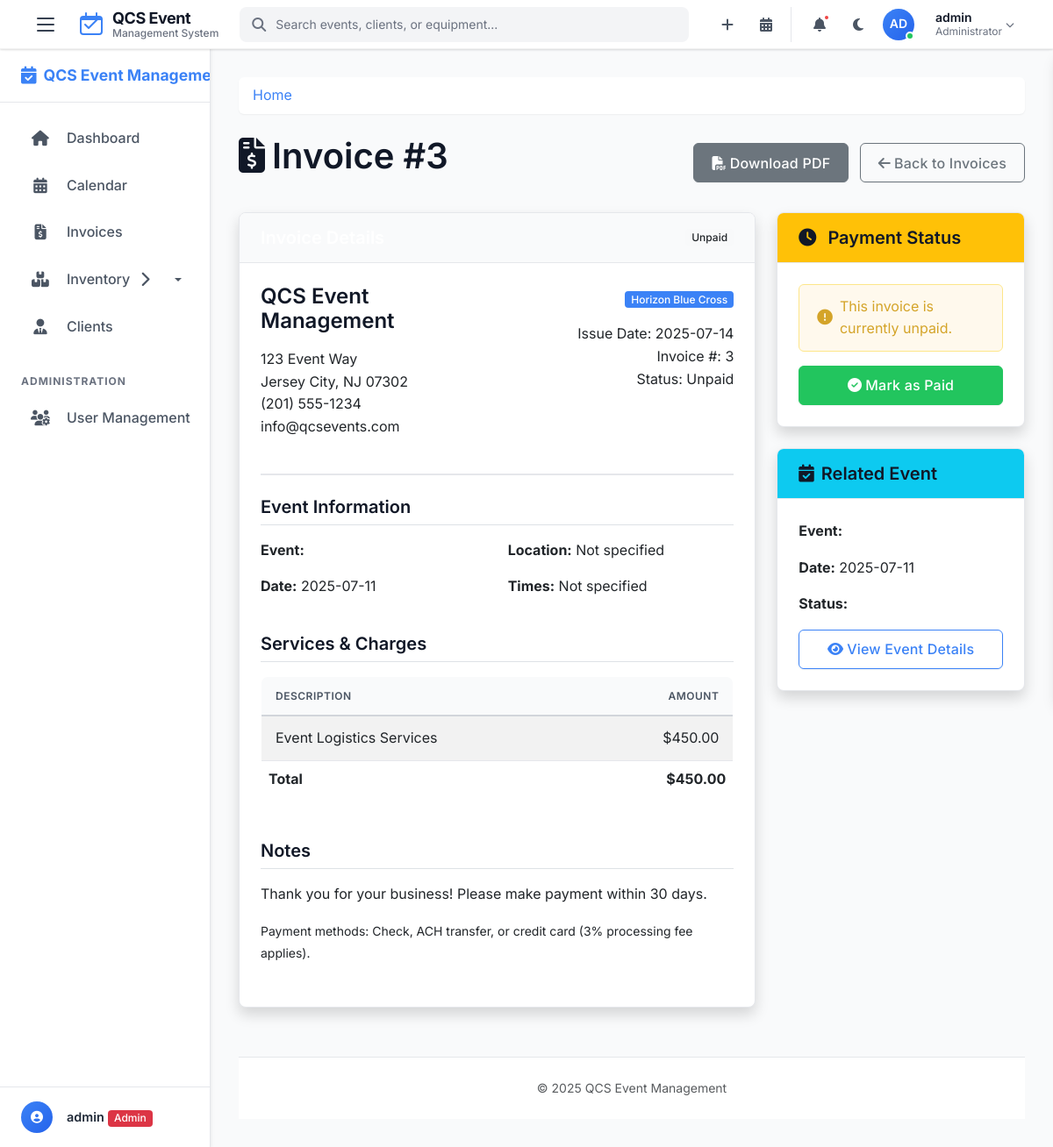
The page /invoices/3 (signed in) on the database its author committed.
### tables this page shows
CREATE TABLE invoices (
    id INTEGER PRIMARY KEY AUTOINCREMENT,
    event_id INTEGER,
    client_id INTEGER,
    amount REAL,
    issue_date TEXT NOT NULL DEFAULT (datetime('now')),
    due_date TEXT,
    status TEXT DEFAULT 'unpaid' CHECK(status IN ('unpaid', 'partial', 'paid', 'overdue')),
    notes TEXT,
    created_by INTEGER,
    last_updated TEXT,
    last_updated_by INTEGER,
    FOREIGN KEY (event_id) REFERENCES events(event_id),
    FOREIGN KEY (client_id) REFERENCES clients(id),
    FOREIGN KEY (created_by) REFERENCES users(id),
    FOREIGN KEY (last_updated_by) REFERENCES users(id)
);

CREATE TABLE clients (
    id INTEGER PRIMARY KEY AUTOINCREMENT,
    name TEXT NOT NULL,
    color TEXT NOT NULL,
    contact_person TEXT,
    phone TEXT,
    email TEXT,
    address TEXT,
    city TEXT,
    state TEXT,
    zip TEXT,
    notes TEXT,
    preferences TEXT,
    created_at TEXT NOT NULL DEFAULT (datetime('now')),
    created_by INTEGER,
    FOREIGN KEY (created_by) REFERENCES users(id)
);

CREATE TABLE events (
    event_id INTEGER PRIMARY KEY AUTOINCREMENT,
    event_name TEXT NOT NULL,
    client_id INTEGER,
    category_id INTEGER,
    template_id INTEGER,
    ics_uid TEXT UNIQUE,  -- Unique identifier for ICS events
    event_date TEXT,  -- Store as YYYY-MM-DD
    end_date TEXT,    -- For multi-day events
    drop_off_time TEXT,      -- Store as HH:MM:SS
    pickup_time TEXT,
    is_all_day INTEGER DEFAULT 0, -- 0 for false, 1 for true
    has_conflicts INTEGER DEFAULT 0, -- 0 for no conflicts, 1 for conflicts
    is_recurring INTEGER DEFAULT 0, -- 0 for one-time, 1 for recurring
    recurrence_pattern TEXT,     -- daily, weekly, monthly, yearly
    recurrence_end_date TEXT,    -- When recurring events should stop
    parent_event_id INTEGER,     -- For recurring events
    original_start_date TEXT,    -- For moved recurring instances
    manager TEXT,
    onsite_contact TEXT,
    onsite_contact_phone TEXT,
    event_location TEXT,
    location_id INTEGER,     -- Reference to locations table
    items_needed TEXT,       -- List of items needed, including kits.
    boxes_from_pi INTEGER,   -- Number of boxes to be picked up from Positive Impact.
    notes TEXT,              -- Additional Information.
    status TEXT DEFAULT 'booked' CHECK(status IN ('booked', 'confirmed', 'in_progress', 'completed', 'cancelled')),
    created_by INTEGER,
    created_at TEXT NOT NULL DEFAULT (datetime('now')),
    last_updated TEXT,
    last_updated_by INTEGER,
    FOREIGN KEY (client_id) REFERENCES clients(id),
    FOREIGN KEY (category_id) REFERENCES event_categories(id),
    FOREIGN KEY (template_id) REFERENCES event_templates(id),
    FOREIGN KEY (location_id) REFERENCES locations(id),
    FOREIGN KEY (parent_event_id) REFERENCES events(event_id),
    FOREIGN KEY (created_by) REFERENCES users(id),
    FOREIGN KEY (last_updated_by) REFERENCES users(id)
);

### app.py (the view)
@app.route('/invoices/<int:invoice_id>')
@login_required
def view_invoice(invoice_id):
    db = get_db()
    invoice = db.execute(
        '''SELECT i.*, c.name as client_name, c.address as client_address,
                  c.city as client_city, c.state as client_state, c.zip as client_zip,
                  e.event_name, e.event_date
           FROM invoices i
           JOIN clients c ON i.client_id = c.id
           LEFT JOIN events e ON i.event_id = e.event_id
           WHERE i.id = ?''', (invoice_id,)
    ).fetchone()
    if not invoice: abort(404)
    invoice_items = []
    return render_template('view_invoice.html', invoice=invoice, items=invoice_items)

### app.py (called while the page is built)
@app.after_request
def add_security_headers(response):
    response.headers['X-Content-Type-Options'] = 'nosniff'
    response.headers['X-Frame-Options'] = 'DENY'
    response.headers['X-XSS-Protection'] = '1; mode=block'
    response.headers['Strict-Transport-Security'] = 'max-age=31536000; includeSubDomains'
    return response

### helpers.py (called while the page is built)
def get_db():
    if 'db' not in g:
        g.db = sqlite3.connect(
            current_app.config['DATABASE'],
            detect_types=sqlite3.PARSE_DECLTYPES
        )
        g.db.row_factory = sqlite3.Row
    return g.db

def login_required(f):
    @wraps(f)
    def decorated_function(*args, **kwargs):
        if 'user_id' not in session:
            if request.path.startswith('/api/') or request.is_json or request.headers.get('X-Requested-With') == 'XMLHttpRequest':
                return jsonify({'error': 'Authentication required'}), 401
            else:
                flash('Please log in first', 'warning')
                return redirect(url_for('login'))
        return f(*args, **kwargs)
    return decorated_function

### templates/view_invoice.html (shortened to what this page needs)
{% extends 'layout.html' %}
{% block content %}
<div class="d-flex justify-content-between align-items-center mb-4">
    <h1><i class="fas fa-file-invoice-dollar me-2"></i>Invoice #{{ invoice.id }}</h1>
    <div>
        <a href="{{ url_for('calendar.generate_invoice_pdf', invoice_id=invoice.id) }}" class="btn btn-secondary me-2">
            <i class="fas fa-file-pdf me-1"></i>Download PDF
        </a>
        <a href="{{ url_for('calendar.invoices') }}" class="btn btn-outline-secondary">
            <i class="fas fa-arrow-left me-1"></i>Back to Invoices
        </a>
    </div>
</div>
<div class="row">
    <div class="col-md-8">
        <div class="card shadow mb-4">
            <div class="card-header {% if invoice.client_color %}client-header{% endif %}"
                 {% if invoice.client_color %}data-color="{{ invoice.client_color }}"{% endif %}>
                <div class="d-flex justify-content-between align-items-center">
                    <h5 class="mb-0 text-white">Invoice Details</h5>
                    <span class="badge bg-light text-dark">
                        {{ invoice.status|capitalize }}
                    </span>
                </div>
            </div>
            <div class="card-body">
                <div class="invoice-header mb-4">
                    <div class="row">
                        <div class="col-md-6">
                            <h4>QCS Event Management</h4>
                            <p>123 Event Way<br>
                            Jersey City, NJ 07302<br>
                            (201) 555-1234<br>
                            info@qcsevents.com</p>
                        </div>
                        <div class="col-md-6 text-md-end">
                            <h4>
                                <span class="badge client-badge" data-color="{{ invoice.client_color }}">
                                    {{ invoice.client_name }}
                                </span>
                            </h4>
                            <p>Issue Date: {{ invoice.issue_date }}<br>
                            Invoice #: {{ invoice.id }}<br>
                            Status: {{ invoice.status|capitalize }}</p>
                        </div>
                    </div>
                </div>
                <h5 class="border-bottom pb-2 mb-3">Event Information</h5>
                <div class="row mb-4">
                    <div class="col-md-6">
                        <p><strong>Event:</strong>
                        </p>
                        <p><strong>Date:</strong> {{ invoice.event_date }}</p>
                    </div>
                    <div class="col-md-6">
                        <p><strong>Location:</strong> {{ invoice.location or 'Not specified' }}</p>
                        <p><strong>Times:</strong>
                            {% if invoice.drop_off_time and invoice.pick_up_time %}
                            {{ invoice.drop_off_time }} to {{ invoice.pick_up_time }}
                            {% else %}
                            Not specified
                            {% endif %}
                        </p>
                    </div>
                </div>
                <h5 class="border-bottom pb-2 mb-3">Services & Charges</h5>
                <div class="table-responsive mb-4">
                    <table class="table table-striped">
                        <thead>
                            <tr>
                                <th>Description</th>
                                <th class="text-end">Amount</th>
                            </tr>
                        </thead>
                        <tbody>
                            <tr>
                                <td>Event Logistics Services</td>
                                <td class="text-end">${{ "%.2f"|format(invoice.amount) }}</td>
                            </tr>
                        </tbody>
                        <tfoot>
                            <tr>
                                <th>Total</th>
                                <th class="text-end">${{ "%.2f"|format(invoice.amount) }}</th>
                            </tr>
                        </tfoot>
                    </table>
                </div>
                <div class="invoice-notes mb-4">
                    <h5 class="border-bottom pb-2 mb-3">Notes</h5>
                    <p>Thank you for your business! Please make payment within 30 days.</p>
                    <p><small>Payment methods: Check, ACH transfer, or credit card (3% processing fee applies).</small></p>
                </div>
            </div>
        </div>
    </div>
    <div class="col-md-4">
        <div class="card shadow mb-4">
            <div class="card-header {% if invoice.status == 'paid' %}bg-success{% else %}bg-warning{% endif %} text-white">
                <h5 class="mb-0">
                    <i class="{% if invoice.status == 'paid' %}fas fa-check-circle{% else %}fas fa-clock{% endif %} me-2"></i>
                    Payment Status
                </h5>
            </div>
            <div class="card-body">
                {% if invoice.status == 'paid' %}
                <div class="alert alert-success mb-3">
                    <i class="fas fa-check-circle me-2"></i>
                    This invoice has been marked as paid.
                </div>
                {% else %}
                <div class="alert alert-warning mb-3">
                    <i class="fas fa-exclamation-circle me-2"></i>
                    This invoice is currently unpaid.
                </div>
                <form action="{{ url_for('calendar.mark_invoice_paid', invoice_id=invoice.id) }}" method="post">
                    <div class="d-grid">
                        <button type="submit" class="btn btn-success">
                            <i class="fas fa-check-circle me-1"></i>Mark as Paid
                        </button>
                    </div>
                </form>
                {% endif %}
            </div>
        </div>
        <div class="card shadow">
            <div class="card-header bg-info text-white">
                <h5 class="mb-0">
                    <i class="fas fa-calendar-check me-2"></i>Related Event
                </h5>
            </div>
            <div class="card-body">
                <p><strong>Event:</strong> {{ invoice.event_title }}</p>
                <p><strong>Date:</strong> {{ invoice.event_date }}</p>
                <p><strong>Status:</strong>
                </p>
                <div class="d-grid">
                    <a href="{{ url_for('calendar.view_event', event_id=invoice.event_id) }}" class="btn btn-outline-primary">
                        <i class="fas fa-eye me-1"></i>View Event Details
                    </a>
                </div>
            </div>
        </div>
    </div>
</div>
{% endblock %}

### rows shown on the page
invoices: id "3", status "Unpaid", issue_date "2025-07-14", amount "450.00"
clients: client_name "Horizon Blue Cross"
events: event_date "2025-07-11"

### other values the page prints
{{ session.username[:2].upper() }} "AD"
{{ session.username }} "admin"
{{ invoice.location or 'Not specified' }} "Not specified"
